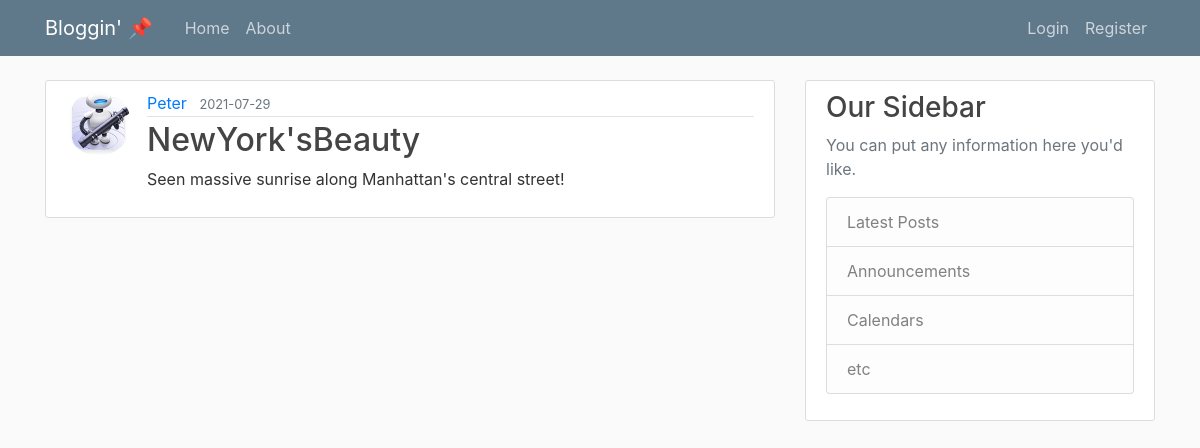
The page /post/14 on the database as committed earlier.
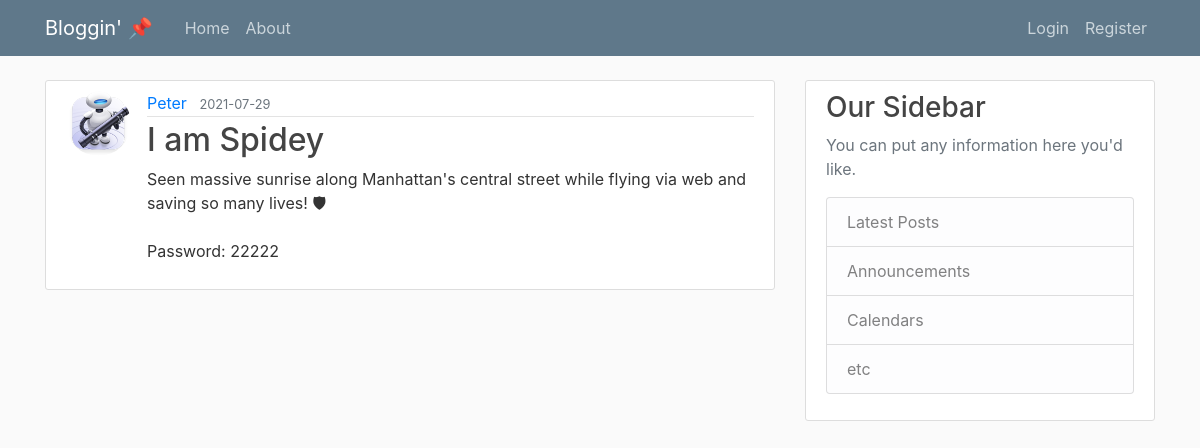
The same page on the database as committed later.
### main_flask/models.py (models this page shows, shortened)
class Post(db.Model):
    id = db.Column(db.Integer, primary_key=True)
    title = db.Column(db.String(100), nullable=False)
    date_posted = db.Column(db.DateTime, nullable=False,
                            default=datetime.utcnow)
    content = db.Column(db.Text, nullable=False)
    user_id = db.Column(db.Integer, db.ForeignKey('user.id'), nullable=False)

### main_flask/posts/routes.py (the view)
@posts.route('/post/<int:post_id>')
def post(post_id):
    post = Post.query.get_or_404(post_id)
    return render_template("post.html", title = 'Post ⚙', post = post)

### main_flask/templates/post.html (shortened to what this page needs)
{% extends "layout.html" %}
{% block content %}
    <article class="media content-section">
      <img class = "rounded-circle article-img" src = "{{ url_for('static', filename = 'profile_pics/' + post.author.image_file ) }}">
        <div class="media-body">
          <div class="article-metadata">
            <a class="mr-2" href="{{ url_for('users.user_posts', username=post.author.username) }}">{{ post.author.username }}</a>
            <small class="text-muted">{{ post.date_posted.strftime('%Y-%m-%d')}}</small>
          </div>
          <h2 class = "article-title">{{ post.title }}</h2>
          <p class="article-content">{{ post.content }}</p>
        </div>
    </article>
{% endblock content %}

Rows that differ between the two databases and show on the page:
changed Post: title "NewYork'sBeauty" → "I am Spidey"; content "Seen massive sunrise along Manhattan's central street!" → "Seen massive sunrise along Manhattan's central street while flying via web and saving so many lives! 🛡 Password: 22222"
